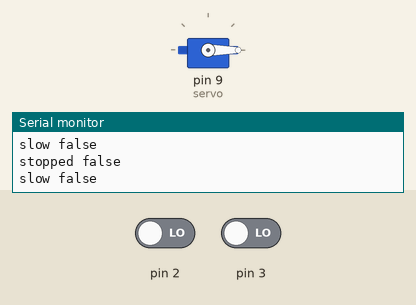
This sketch was run on a simulated Arduino Uno, built with avr-gcc and run on an emulated ATmega328P. On the bench: servo, the last lines printed to the serial monitor. Inputs (shaded band) come from the test bench; at power-on: pin 2 LOW, pin 3 LOW.

Above: at 1.4 s.
1.5 s: pin 2 driven HIGH
At 4.4 s:
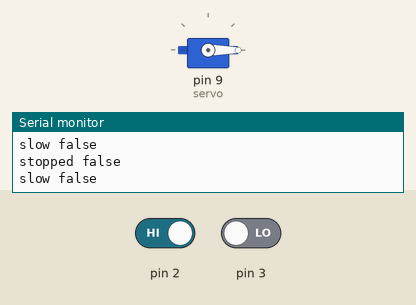
4.5 s: pin 2 driven LOW
At 5.3 s:
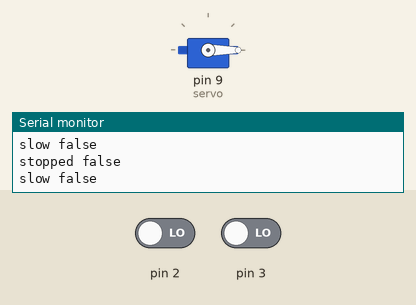
6.0 s: pin 3 driven HIGH
At 6.15 s:
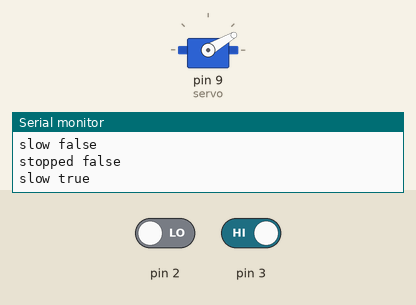
9.0 s: pin 3 driven LOW
At 9.5 s:
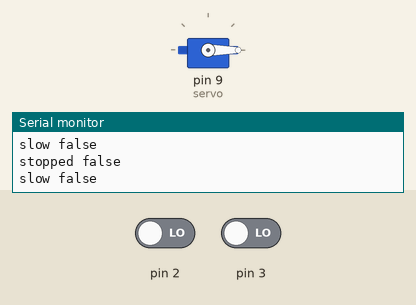
Timing chart, 0 to 11.5 s (numbered marks = the images above; inputs shaded):
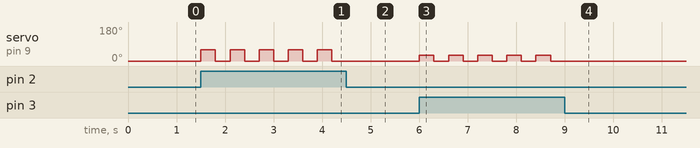

The sketch:

servo.ino
```cpp
#include <Servo.h>
boolean stopped, slow = false;
Servo servo;

void setup() {
  servo.attach(9); // White = signal, Black = negative, Red = positive
  pinMode(2, INPUT);
  pinMode(3, INPUT);
  Serial.begin(9600);
}

void loop() {
  if(digitalRead(2)) stopped = !stopped;
  else if (digitalRead(3)) slow = !slow;
  if(stopped) Serial.println("stopped true");
  else Serial.println("stopped false");
  if(slow) Serial.println("slow true");
  else Serial.println("slow false");
  if(stopped) servo.write(60);
  if(slow && !stopped) servo.write(30);
  if(!stopped && !slow) servo.write(0);
  delay(300);
}
```

Measured:
- after the input at 1.5 s, servo on pin 9 (servo): alternates 60° for 0.30 s and 0° for 0.30 s, starting at once
- after the input at 4.5 s, servo on pin 9 (servo): stops changing and stays 0°
- after the input at 6.0 s, servo on pin 9 (servo): alternates 30° for 0.30 s and 0° for 0.30 s, starting at once
- after the input at 9.0 s, servo on pin 9 (servo): stops changing and stays 0°
